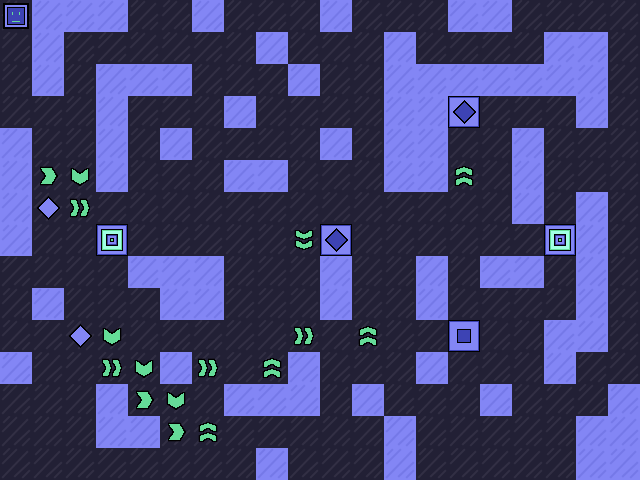

A 2D game scene composited from a Tiled map and its tileset images. What follows is a short description and the map's XML, with each tile layer's data collapsed to a summary:
An orthogonal 20x15 tile map with 32x32 px tiles, 2 tile layers (background, entities), 2 tilesets.

<map version="1.2" tiledversion="1.3.5" orientation="orthogonal" renderorder="right-down" width="20" height="15" tilewidth="32" tileheight="32" infinite="0" nextlayerid="3" nextobjectid="1">
 <tileset firstgid="1" source="bgTiles.tsx" />
 <tileset firstgid="65" source="entityTiles.tsx" />
 <layer id="1" name="background" width="20" height="15">
  <data>[300 cells, 300 non-empty, 2 distinct tile ids]</data>
 </layer>
 <layer id="2" name="entities" width="20" height="15">
  <data>[300 cells, 24 non-empty, 10 distinct tile ids]</data>
 </layer>
</map>
